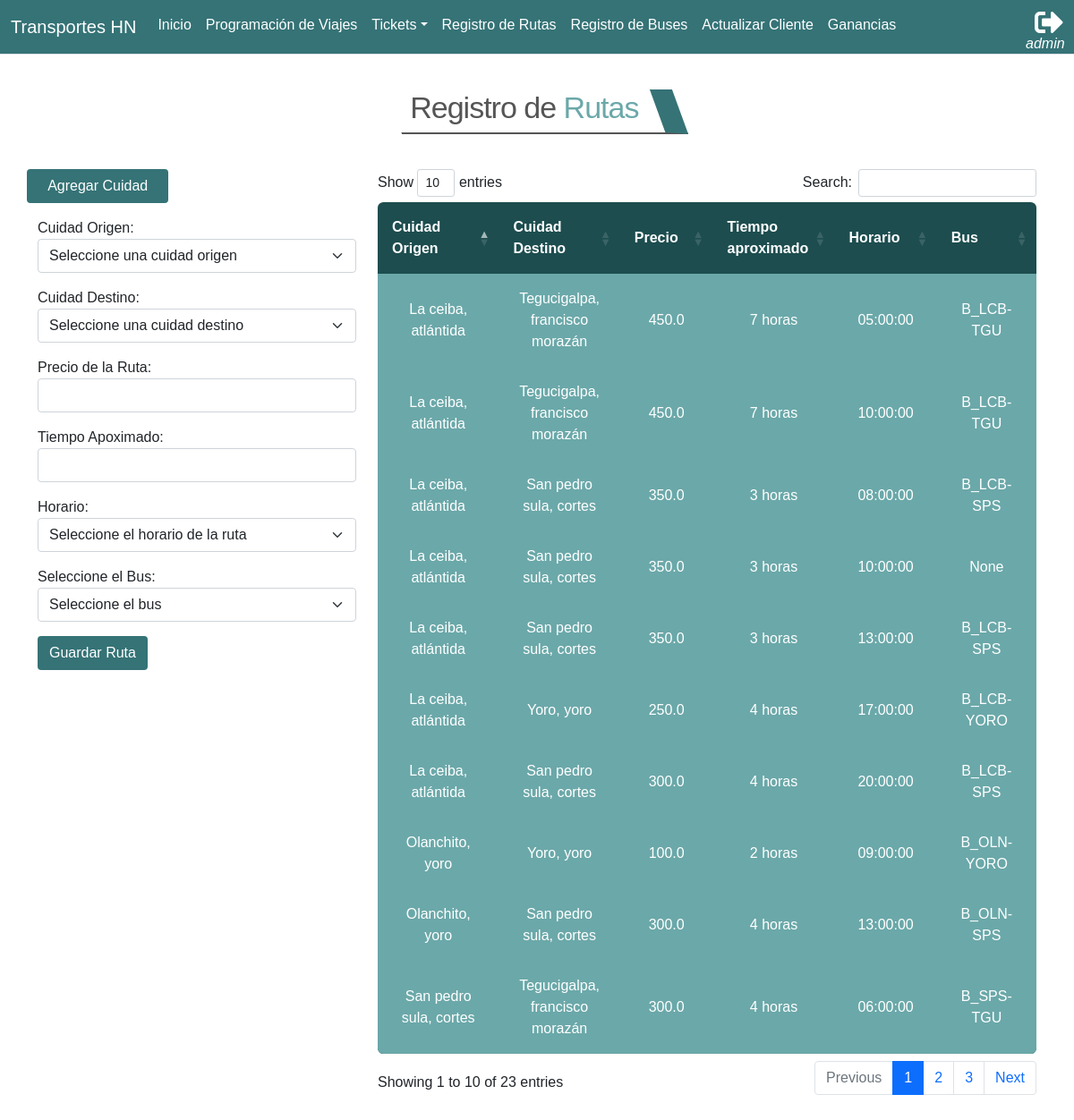
Before: /transportAgency/routes/ (signed in) with the older database file.
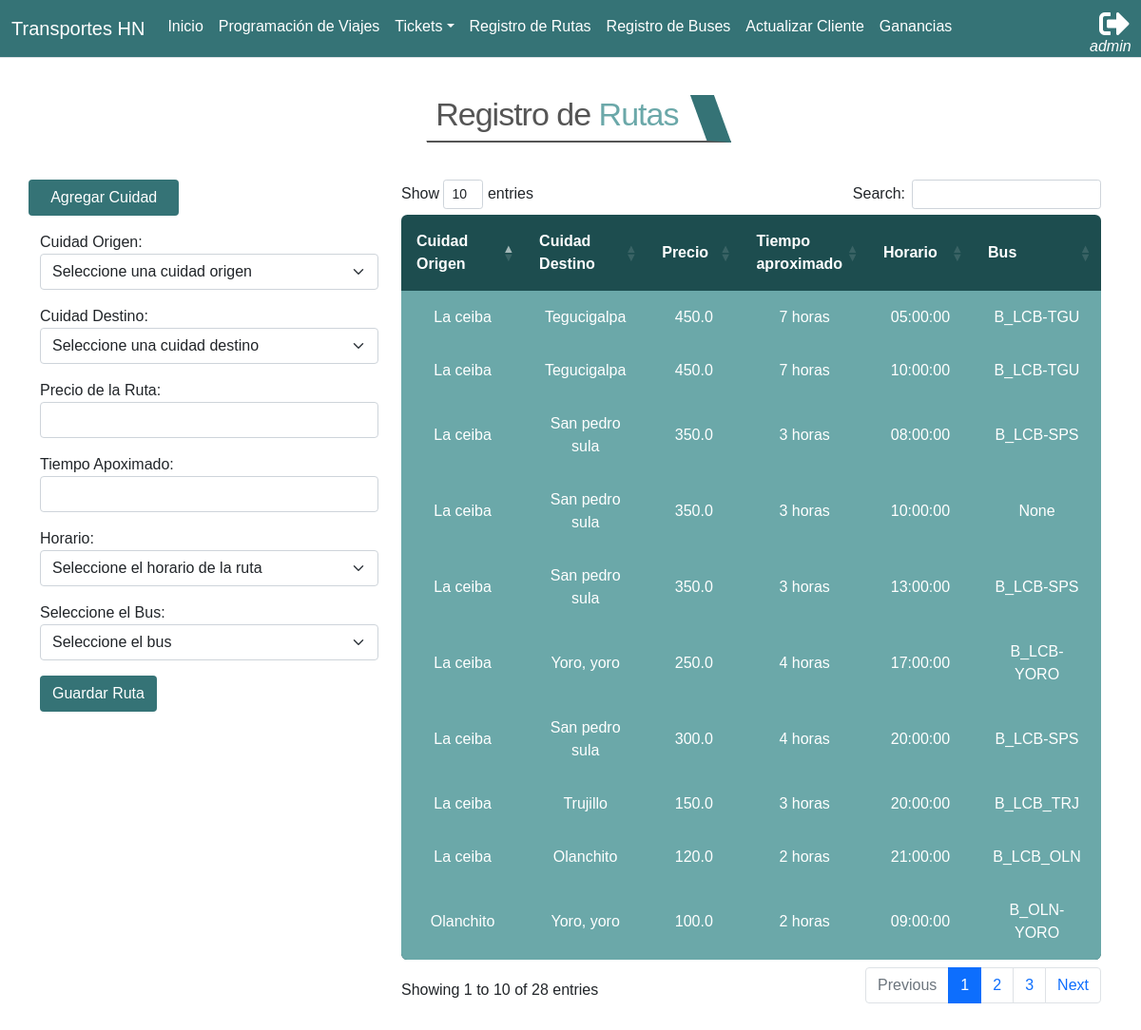
After: the same page with the newer database file.
### app_transportAgency/models.py (models this page shows, shortened)
class Route(models.Model):
    origin             = models.ForeignKey(City, related_name="origin_city", on_delete=models.CASCADE)
    destiny            = models.ForeignKey(City, related_name="destiny_city", on_delete=models.CASCADE)
    route_time         = models.IntegerField()
    precio             = models.FloatField()
    schedule           = models.ForeignKey(Schedule, on_delete=models.CASCADE, blank=True, null=True)
    bus                = models.ForeignKey(Bus, on_delete=models.SET_NULL, blank=True, null=True)

class City(models.Model):
    name_city = models.CharField(max_length=70)
    def __str__(self):
        return self.name_city
    class Meta:
        verbose_name_plural = 'Cities'

class Schedule(models.Model):
    route_schedule = models.TimeField()
    def __str__(self):
        return f'{self.route_schedule}'

class Bus(models.Model):
    name_bus = models.CharField(max_length=50)
    seating  = models.ManyToManyField(Seating)
    def __str__(self):
        return f'{self.name_bus}'
    class Meta:
        verbose_name_plural = 'Buses'

### app_transportAgency/views.py (the view, shortened to what this page needs)
# urls.py: path('routes/', views.register_route, name="register_route"),
@login_required()
def register_route(request):
    routes = Route.objects.all()
    cities = City.objects.all()
    schedules = Schedule.objects.all()
    buses = Bus.objects.all()
    return render(request, 'transportAgency/routes.html', {
        'routes': routes,
        'cities': cities,
        'schedules': schedules,
        'buses': buses,
    })

### app_transportAgency/templates/transportAgency/routes.html (shortened to what this page needs)
{% extends 'base.html' %}
{% load static %}
{% block css %}
<link rel="stylesheet" href="{% static 'transportAgency/css/routes.css' %}">
<link rel="stylesheet" href="{% static 'transportAgency/css/tittle.css' %}">
<link rel="stylesheet" href="{% static 'transportAgency/css/table.css' %}">
{% endblock css %}
{% block container %}
<div class="row justify-content-center m-4">
    <div class="title">
        <h1>Registro de <span style="color: #6BA8A9;">Rutas</span></h1>
    </div>
</div>
<div class="container">
    <div class="row">
        <div class="col-4 ">
        <form action="{% url 'transportAgency:register_route' %}" method="post">
            <div class="row justify-content-start mb-3">
                <button class="btn col-5 " style="background: #357376;color:#fff;" type="button" id="button-city">Agregar Cuidad</button>
            </div>
            <div class="mb-3">
                <label for="origin">Cuidad Origen:</label>
                <select class="form-select form-control-chosen" name="origin" id="origin">
                    <option value="">Seleccione una cuidad origen</option>
                </select>
            </div>
            <div class="mb-3">
                <label for="destiny">Cuidad Destino:</label>
                <select class="form-select form-control-chosen" name="destiny" id="destiny">
                    <option value="">Seleccione una cuidad destino</option>
                </select>
            </div>
            <div class="mb-3">
                <label for="price">Precio de la Ruta:</label>
                <input type="number" min=1 class="form-control" name=price id="price">
            </div>
            <div class="mb-3">
                <label for="route-time">Tiempo Apoximado:</label>
                <input type="number" min=1 class="form-control" name=route-time id="route-time">
            </div>
            <div class="mb-3">
                <label for="schedule">Horario:</label>
                <select class="form-select form-control-chosen" name="schedule" id="schedule">
                    <option value="">Seleccione el horario de la ruta</option>
                </select>
            </div>
            <div class="mb-3">
                <label for="bus">Seleccione el Bus:</label>
                <select class="form-select form-control-chosen" name="bus" id="bus">
                    <option value="">Seleccione el bus</option>
                </select>
            </div>
            <button class="btn" style="background-color:#357376"data-url="{% url 'transportAgency:register_route' %}" type="button" id="button-route" data-token="{{csrf_token }}" >Guardar Ruta</button>
        </form>
        </div>
        <div class="col-8">
            <table class="rwd-table" id="id_tabla">
                <thead>
                    <tr>
                        <th style="width: 150px;" >Cuidad Origen</th>
                        <th style="width: 150px;">Cuidad Destino</th>
                        <th style="width: 150px;">Precio</th>
                        <th style="width: 150px;">Tiempo aproximado</th>
                        <th style="width: 150px;">Horario</th>
                        <th style="width: 150px;">Bus</th>
                    </tr>
                </thead>
                <tbody>
                    {% for r in routes %}
                        <tr>
                            <td>{{r.origin | capfirst}}</td>
                            <td>{{r.destiny | capfirst}}</td>
                            <td>{{r.precio}}</td>
                            <td>{{r.route_time}} horas</td>
                            <td>{{r.schedule}}</td>
                            <td>{{r.bus}}</td>
                        </tr>
                    {% endfor %}
                </tbody>
            </table>
            <br>
            <br>
        </div>
    </div>
</div>
{% endblock container %}

Changed rows visible on the page:
no longer on this page (row unchanged): Route: origin "San pedro sula, cortes", destiny "Tegucigalpa, francisco morazán", precio "300.0", route_time "4", schedule "06:00:00", bus "B_SPS-TGU"
no longer on this page (row unchanged): Route: origin "Olanchito, yoro", destiny "San pedro sula, cortes", precio "300.0", route_time "4", schedule "13:00:00", bus "B_OLN-SPS"
changed through a linked row, Route (number 1 of 10 on the later page): origin "La ceiba, atlántida" → "La ceiba"; destiny "Tegucigalpa, francisco morazán" → "Tegucigalpa"
changed through a linked row, Route (number 2 of 10 on the later page): origin "La ceiba, atlántida" → "La ceiba"; destiny "Tegucigalpa, francisco morazán" → "Tegucigalpa"
changed through a linked row, Route (number 3 of 10 on the later page): origin "La ceiba, atlántida" → "La ceiba"; destiny "San pedro sula, cortes" → "San pedro sula"
changed through a linked row, Route "None": origin "La ceiba, atlántida" → "La ceiba"; destiny "San pedro sula, cortes" → "San pedro sula"
changed through a linked row, Route (number 5 of 10 on the later page): origin "La ceiba, atlántida" → "La ceiba"; destiny "San pedro sula, cortes" → "San pedro sula"
changed through a linked row, Route "B_LCB-YORO": origin "La ceiba, atlántida" → "La ceiba"
changed through a linked row, Route "B_OLN-YORO": origin "Olanchito, yoro" → "Olanchito"
changed through a linked row, Route (number 8 of 10 on the later page): origin "La ceiba, atlántida" → "La ceiba"; destiny "San pedro sula, cortes" → "San pedro sula"
added Route: origin "La ceiba", destiny "Trujillo", precio "150.0", route_time "3", schedule "20:00:00", bus "B_LCB_TRJ"
added Route: origin "La ceiba", destiny "Olanchito", precio "120.0", route_time "2", schedule "21:00:00", bus "B_LCB_OLN"
Other visible differences:
text written by a page script: "Show entries Search: Showing 1 to 10 of 23 entries Previous 1 2 3 Next" → "Show entries Search: Showing 1 to 10 of 28 entries Previous 1 2 3 Next"
